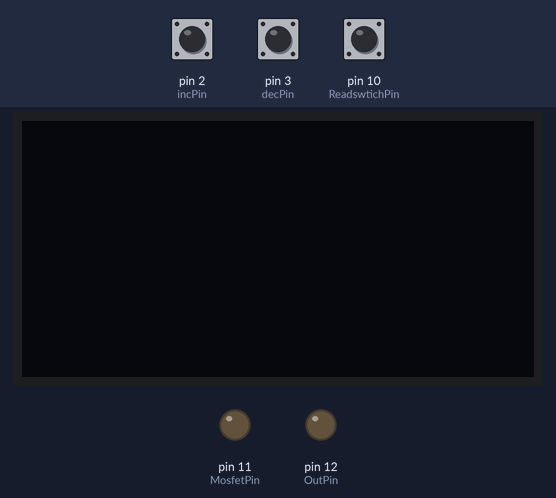
A sketch run on a simulated Arduino Uno, built with avr-gcc and run on an emulated ATmega328P. On the bench: 128×64 one-colour display, output pins drawn as LEDs (lit = HIGH). Inputs (shaded band) come from the test bench; at power-on: pin 2 (incPin) HIGH, pin 10 (ReadswtichPin) HIGH, pin 3 (decPin) HIGH. What the sketch prints to the serial monitor is not drawn.

Above: at 2.2 s.
2.3 s: pin 2 (incPin) pulled LOW for 0.15 s
At 3.5 s:
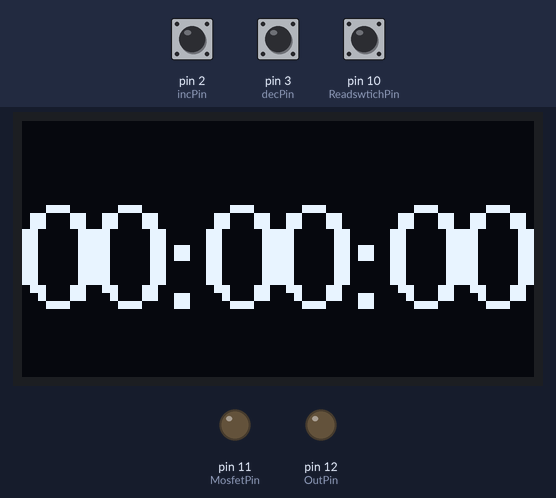
3.9 s: pin 10 (ReadswtichPin) pulled LOW for 0.15 s
At 3.99 s:
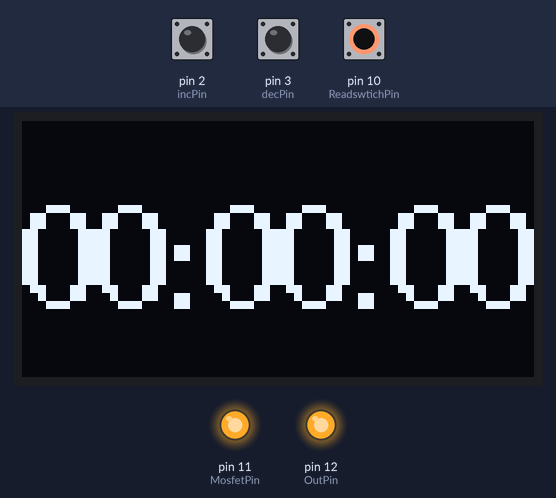
5.5 s: pin 3 (decPin) pulled LOW for 0.15 s
At 6.3 s:
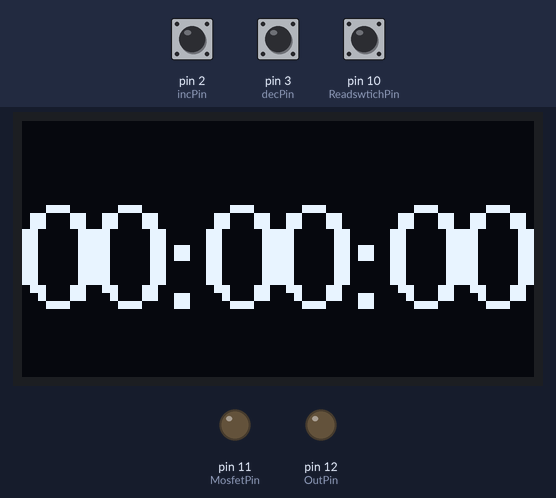
7.1 s: pin 2 (incPin) pulled LOW for 1 s
At 8.4 s:
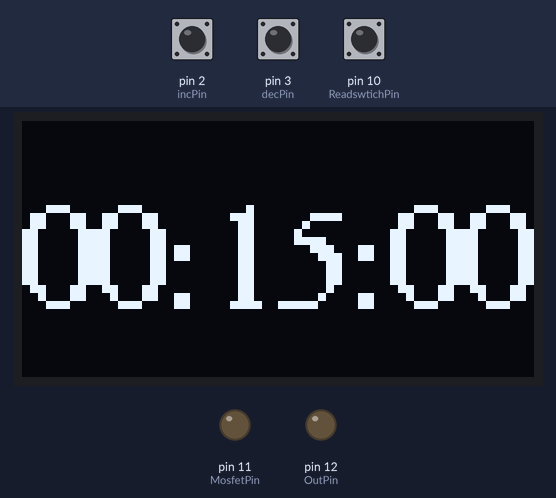
9.6 s: pin 10 (ReadswtichPin) pulled LOW for 1 s
At 12.1 s:
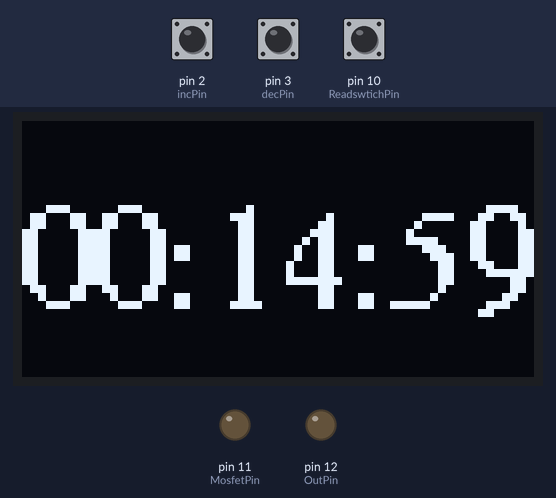
Timing chart, 0 to 13.6 s (numbered marks = the images above; inputs shaded):
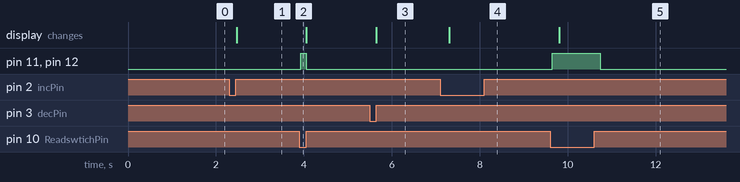

Measured:
- after the input at 2.3 s, the display: changes after 0.17 s (image 1)
- after the input at 3.9 s, pin 11 (MosfetPin), pin 12 (OutPin): LOW → HIGH at once, → LOW 0.13 s later
- after the input at 5.5 s, the display: changes after 0.15 s (image 3)
- after the input at 7.1 s, the display: changes after 0.20 s (image 4)
- after the input at 9.6 s, pin 11 (MosfetPin), pin 12 (OutPin): LOW → HIGH after 0.05 s, → LOW 1.1 s later; the display: changes after 0.20 s (image 5)

The sketch:

charger_test.ino
```cpp
#include <Wire.h>
#include <Adafruit_GFX.h>
#include <Adafruit_SSD1306.h>
#include <Fonts/FreeSerif9pt7b.h>

#define SCREEN_WIDTH 128 // OLED display width, in pixels
#define SCREEN_HEIGHT 64 // OLED display height, in pixels

#define incPin  2
#define decPin  3
#define MosfetPin  11
#define ReadswtichPin  10
#define OutPin  12

// Declaration for an SSD1306 display connected to I2C (SDA, SCL pins)
Adafruit_SSD1306 display(SCREEN_WIDTH, SCREEN_HEIGHT, &Wire, -1);

int incBtnState = 1;
int decBtnState = 1;
int count_incBtn=0;
int count_decBtn=0;
unsigned int timer_count=0;
unsigned timer;
int displaytimer=-900;
uint16_t hours;
uint8_t minutes;
uint8_t seconds;

unsigned long lastDBtime_incBtn=0;
unsigned long lastDBtime_decBtn=0;
unsigned long Onesecmillis=0;
int flagtimer=0;
int startflag=0;
String showseconds;
String showminutes;
String showhours;
String showtime;
void setup()
{
  Serial.begin(9600);
  pinMode(incPin,INPUT_PULLUP);
  pinMode(decPin,INPUT_PULLUP);
  pinMode(ReadswtichPin,INPUT_PULLUP); //on LOW start timer
  pinMode(MosfetPin,OUTPUT); //on disconnect pin low   & nornally pin high
  pinMode(OutPin,OUTPUT); //when timer ends low
  if(!display.begin(SSD1306_SWITCHCAPVCC, 0x3C)) {
    Serial.println("SSD1306 allocation failed");
    for(;;);
  }
  //delay(2000);
  display.setFont(&FreeSerif9pt7b);
  display.clearDisplay();
  display.setTextSize(2);
  display.setTextColor(BLACK);
  display.setCursor(0,45);
  display.println(showtime);
  display.display();
  attachInterrupt(digitalPinToInterrupt(incPin), incBtn, CHANGE);
  attachInterrupt(digitalPinToInterrupt(decPin), decBtn, CHANGE);
  delay(1000);
}
void loop()
{
  if(displaytimer<0)
  {
    display.clearDisplay();
    display.setTextColor(BLACK);
    display.setCursor(0,45);
    display.println(showtime);
    display.display();
    displaytimer=-900;
  }
  else
  {
    display.clearDisplay();
    display.setTextColor(WHITE);
    display.setCursor(0,45);
    display.println(showtime);
    display.display();
    timercal();
  }
  if(digitalRead(ReadswtichPin)==LOW && displaytimer>=-1 )
  {
    digitalWrite(MosfetPin,HIGH);
    digitalWrite(OutPin,HIGH);
    delay(100);
    if(millis()-Onesecmillis>=1000)
    {
      flagtimer=0;
      displaytimer--;
    }
    if(flagtimer==0)
    {
      Onesecmillis=millis();
      flagtimer=1;
    }
    if(millis()-Onesecmillis>=1000)
    {
      flagtimer=0;
      displaytimer--;
    }
  }
  else
  {
    Increment();
    Decrement();
    digitalWrite(MosfetPin,LOW);
    digitalWrite(OutPin,LOW);

  }

}

void Increment()
{
  if(incBtnState==0 && millis()-lastDBtime_incBtn >= 100){
    lastDBtime_incBtn=0;
    incBtnState=1;
    Serial.println("inc button press");
    display.clearDisplay();
    displaytimer=displaytimer+900;
  }
}

void Decrement()
{
    if(decBtnState==0 && millis()-lastDBtime_decBtn >= 100){
    lastDBtime_decBtn=0;
    decBtnState=1;
    display.clearDisplay();
    Serial.print("displaytimer: " ); Serial.println(displaytimer);
    if(displaytimer>=900){
    Serial.println("dec button press");
    displaytimer=displaytimer-900;
    }else
    displaytimer=0;
    startflag=0;
  }
}
void incBtn()
{

  incBtnState = digitalRead(incPin);
  lastDBtime_incBtn= millis();
}

void decBtn()
{
  decBtnState = digitalRead(decPin);
  lastDBtime_decBtn= millis();
}

void timercal()
{
  if(displaytimer>=0)
  {
    timer=displaytimer;
    seconds = timer % 60;
    timer = (timer - seconds)/60;
    minutes = timer % 60;
    timer = (timer - minutes)/60;
    hours = timer;

    showseconds=String(seconds);
    showminutes=String(minutes);
    showhours=String(hours);

    if(seconds<=9){
      showseconds="0";
      showseconds+=String(seconds);
    }
    if(minutes<=9){
      showminutes="0";
      showminutes+=String(minutes);
    }
    if(hours<=9){
      showhours="0";
      showhours+=String(hours);
    }
    showtime=showhours;
    showtime+=":";
    showtime+=showminutes;
    showtime+=":";
    showtime+=showseconds;

    //Serial.println(showtime);
    display.clearDisplay();
    display.setTextColor(WHITE);
    display.setCursor(0,45);
    display.println(showtime);
    display.display();
  }
}
```
